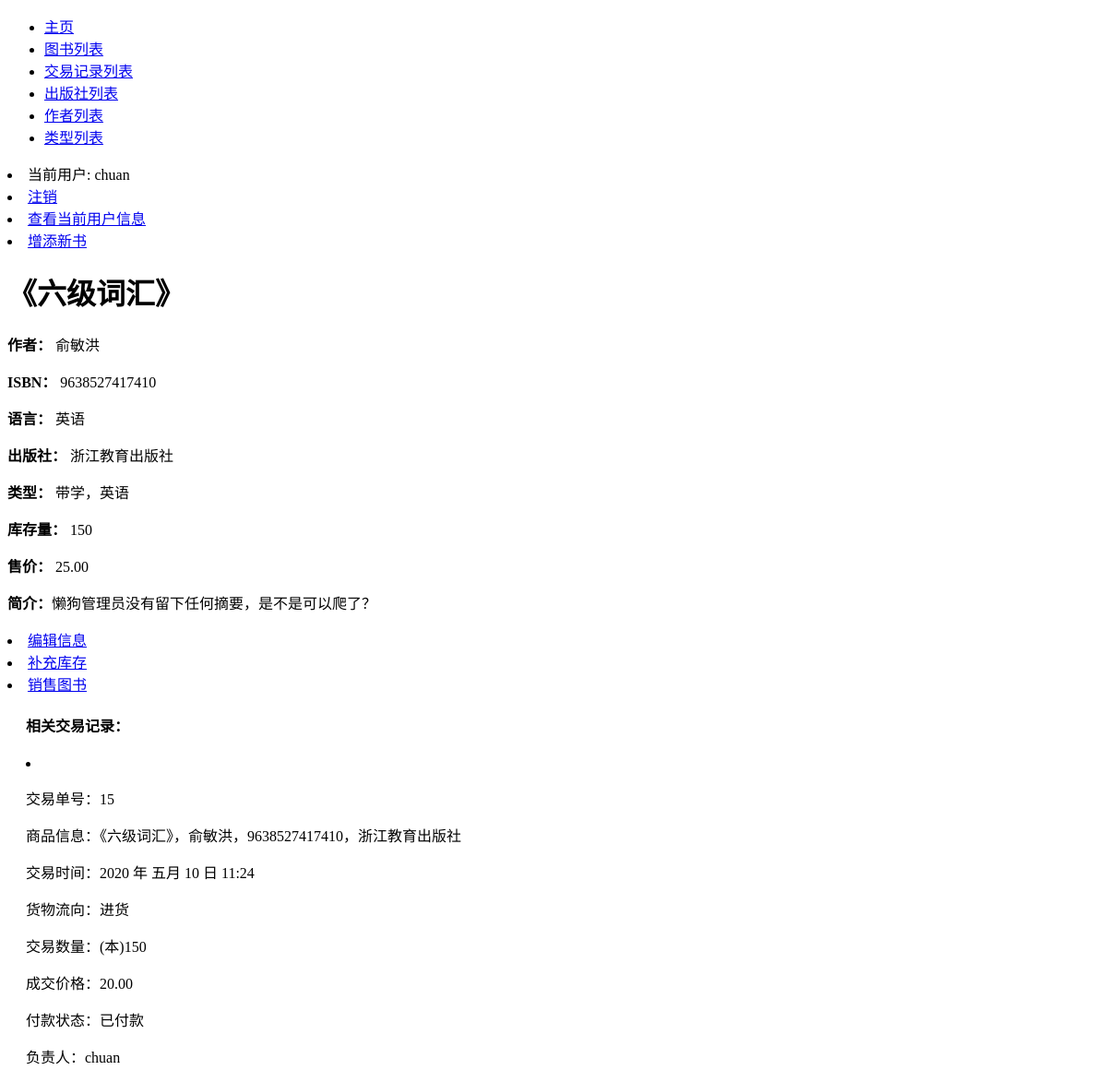
/bookstore/books/8/ (signed in), run on an earlier commit of the app's database.
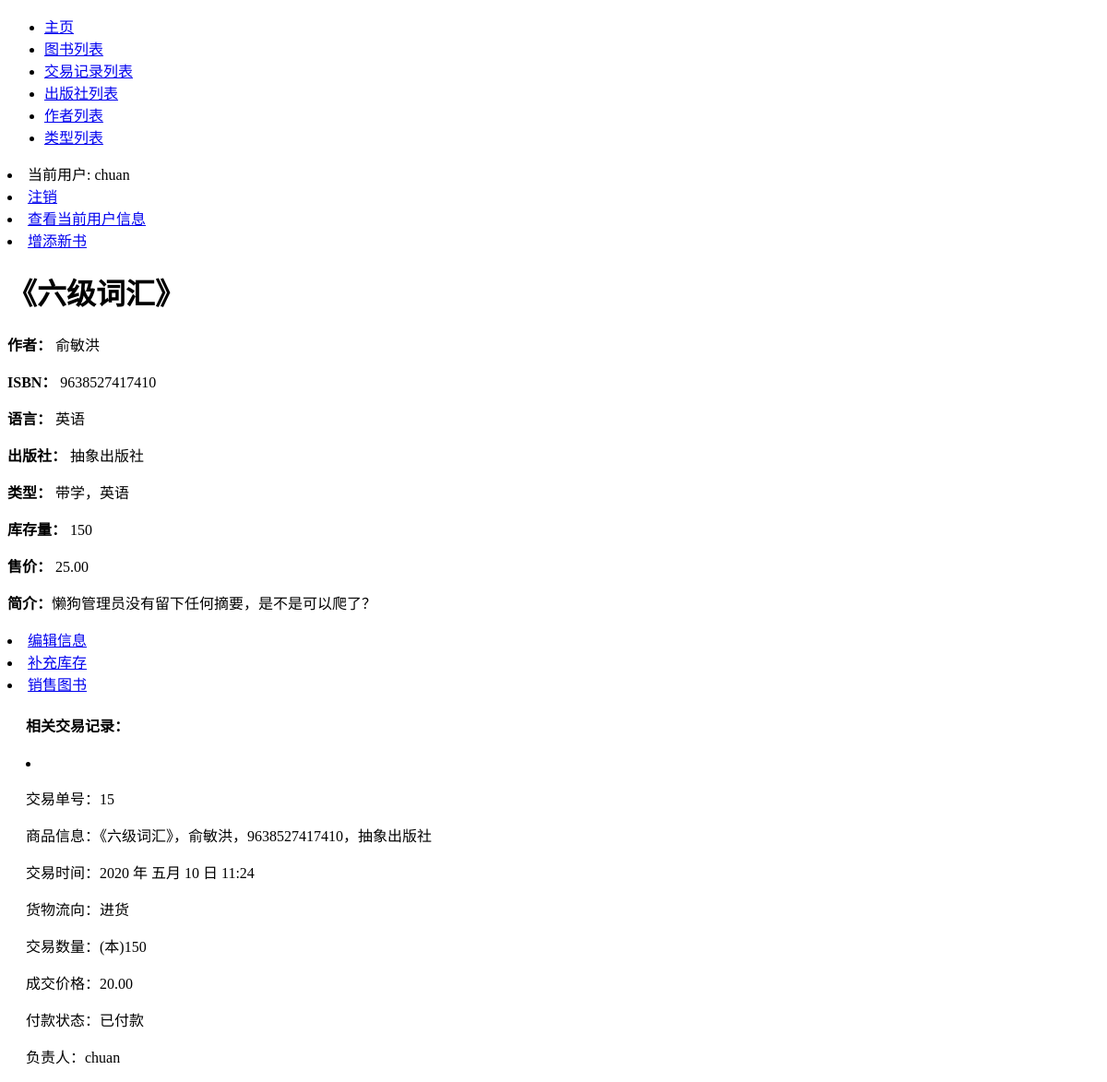
And on a later commit of the database.
### bookstore/models.py (models this page shows, shortened)
class Book(models.Model):
    ISBN = models.CharField(max_length=13, verbose_name='ISBN号', help_text='请输入纯数字ISBN（不带横杠）', validators=
                            [vl.RegexValidator(regex='^\d{13}$', message='请确保ISBN格式正确！')])
    name = models.CharField(max_length=50, verbose_name='书名')
    language = models.CharField(max_length=10, verbose_name='语言', default='汉语')
    author = models.ManyToManyField(Author, verbose_name='作者')
    publisher = models.ForeignKey(Publisher, on_delete=models.DO_NOTHING, verbose_name='出版社')
    price = models.DecimalField(max_digits=5, decimal_places=2, verbose_name='售价', validators=
                                [vl.MaxValueValidator(999.99, message='最高999.99元'),
                                 vl.MinValueValidator(0.01, message='最低0.01元')])
    inventory = models.IntegerField(verbose_name='当前库存', validators=[vl.MinValueValidator(0)], default=0)
    category = models.ManyToManyField(Category, verbose_name='类别')
    summary = models.CharField(max_length=100, verbose_name='简介', default='懒狗管理员没有留下任何摘要，是不是可以爬了？')
    class Meta:
        verbose_name = '图书信息'
        verbose_name_plural = '图书信息'
        ordering = ['name', 'publisher', ]
    def __str__(self):
        return '《' + self.name + '》，' + self.get_author() + '，' + self.ISBN + '，' + self.publisher.name
    def get_author(self):
        return '，'.join([a.name for a in self.author.order_by('name')])
    def get_category(self):
        return '，'.join([c.name for c in self.category.order_by('name')])

class Publisher(models.Model):
    name = models.CharField(max_length=30, verbose_name='出版社')
    class Meta:
        verbose_name = '出版社'
        verbose_name_plural = '出版社'
        ordering = ['name', ]

class Transaction(models.Model):
    in_out = models.CharField(max_length=2, verbose_name='进货/出货', help_text='请输入“进货”或者“出货”', validators=
                              [vl.RegexValidator(regex=(r'^(?:进货|出货)$'), message='请确保输入“进货”或者“出货”之一！')])
    book = models.ForeignKey(Book, on_delete=models.DO_NOTHING, verbose_name='商品')
    ruler = models.ForeignKey(Admin, on_delete=models.DO_NOTHING, verbose_name='执行交易的管理员')
    cost = models.DecimalField(max_digits=5, decimal_places=2, verbose_name='成交金额')
    amount = models.PositiveIntegerField(verbose_name='成交数量',
                                         validators=[vl.MinValueValidator(1), vl.MaxValueValidator(9999)])
    time = models.DateTimeField(auto_now_add=True, verbose_name='成交时间')
    paid = models.CharField(max_length=3, verbose_name='未付款/已付款/已退货', help_text='请输入“未付款“、”已付款“、”已退货“之一',
                            validators=[vl.RegexValidator(regex=(r'^(?:未付款|已付款|已退货)$'),
                                                          message='请确保输入“未付款“、”已付款“、”已退货“之一！')])
    class Meta:
        verbose_name = '交易记录'
        verbose_name_plural = '交易记录'
        ordering = ['-time']

class Author(models.Model):
    name = models.CharField(max_length=30, verbose_name='作者姓名')
    class Meta:
        verbose_name = '作者'
        verbose_name_plural = '作者'
        ordering = ['name', ]

class Category(models.Model):
    name = models.CharField(max_length=10, verbose_name='类别')
    class Meta:
        verbose_name = '类别'
        verbose_name_plural = '类别'
        ordering = ['name', ]

class Admin(models.Model):
    user = models.OneToOneField(User, on_delete=models.CASCADE)
    name = models.CharField(max_length=30, verbose_name='姓名')
    gender = models.CharField(max_length=1, verbose_name='性别', help_text='请输入“男”或者“女”', validators=
                              [vl.RegexValidator(regex="^['男'|'女']$", message='请确保性别格式正确！')])
    age = models.PositiveIntegerField(verbose_name='年龄',
                                      validators=[vl.MaxValueValidator(99), vl.MinValueValidator(1)], default=18)
    address = models.CharField(max_length=50, verbose_name='住址')
    class Meta:
        verbose_name = '管理员信息'
        verbose_name_plural = '管理员信息'
    def __str__(self):
        return self.user.get_username()

### bookstore/views.py (the view)
# urls.py: path('books/<int:bid>/', views.related_transaction, name='related_transaction'),
@login_required
def related_transaction(request, bid):
    book = Book.objects.get(id=bid)
    related_transaction = book.transaction_set.order_by('-time')
    ct = {'book': book, 'related_transaction': related_transaction}
    return render(request, 'bookstore/related_transaction.html', context=ct)

### bookstore/templates/bookstore/related_transaction.html
{% extends "base.html" %}
{% block content %}
  <h1>《{{ book.name }}》</h1>
    <p><strong>作者：</strong> {{ book.get_author }}</p>
    <p><strong>ISBN：</strong> {{ book.ISBN }}</p>
    <p><strong>语言：</strong> {{ book.language }}</p>
    <p><strong>出版社：</strong> {{ book.publisher.name }}</p>
    <p><strong>类型：</strong> {{ book.get_category }}</p>
    <p><strong>库存量：</strong> {{ book.inventory }}</p>
    <p><strong>售价：</strong> {{ book.price }}</p>
    <p><strong>简介：</strong>{{ book.summary }}</p>
    <li><a href="{% url 'editbook' book.id %}">编辑信息</a></li>
    <li><a href="{% url 'addbook' book.id %}">补充库存</a></li>
    <li><a href="{% url 'sellbook' book.id %}">销售图书</a></li>
  <div style="margin-left:20px;margin-top:20px">
    <h4>相关交易记录：</h4>
    {% for trans in related_transaction %}
    <li>
      <p>交易单号：{{ trans.id }}</p>
      <p>商品信息：{{ trans.book }}</p>
      <p>交易时间：{{ trans.time|date:'Y 年 M d 日 H:i' }}</p>
      <p>货物流向：{{ trans.in_out }}</p>
      <p>交易数量：(本){{ trans.amount }}</p>
      <p>成交价格：{{ trans.cost }}</p>
      <p>付款状态：{{ trans.paid }}</p>
      <p>负责人：{{ trans.ruler }}</p>
    </li>
    {% empty %}
        <li>
            暂无此书的交易记录！
        </li>
    {% endfor %}
  </div>
{% endblock %}

What changed in the data, as far as the page shows it:
changed Book "六级词汇": publisher.name "浙江教育出版社" → "抽象出版社"
changed through a linked row, Transaction "进货": book "《六级词汇》，俞敏洪，9638527417410，浙江教育出版社" → "《六级词汇》，俞敏洪，9638527417410，抽象出版社"
